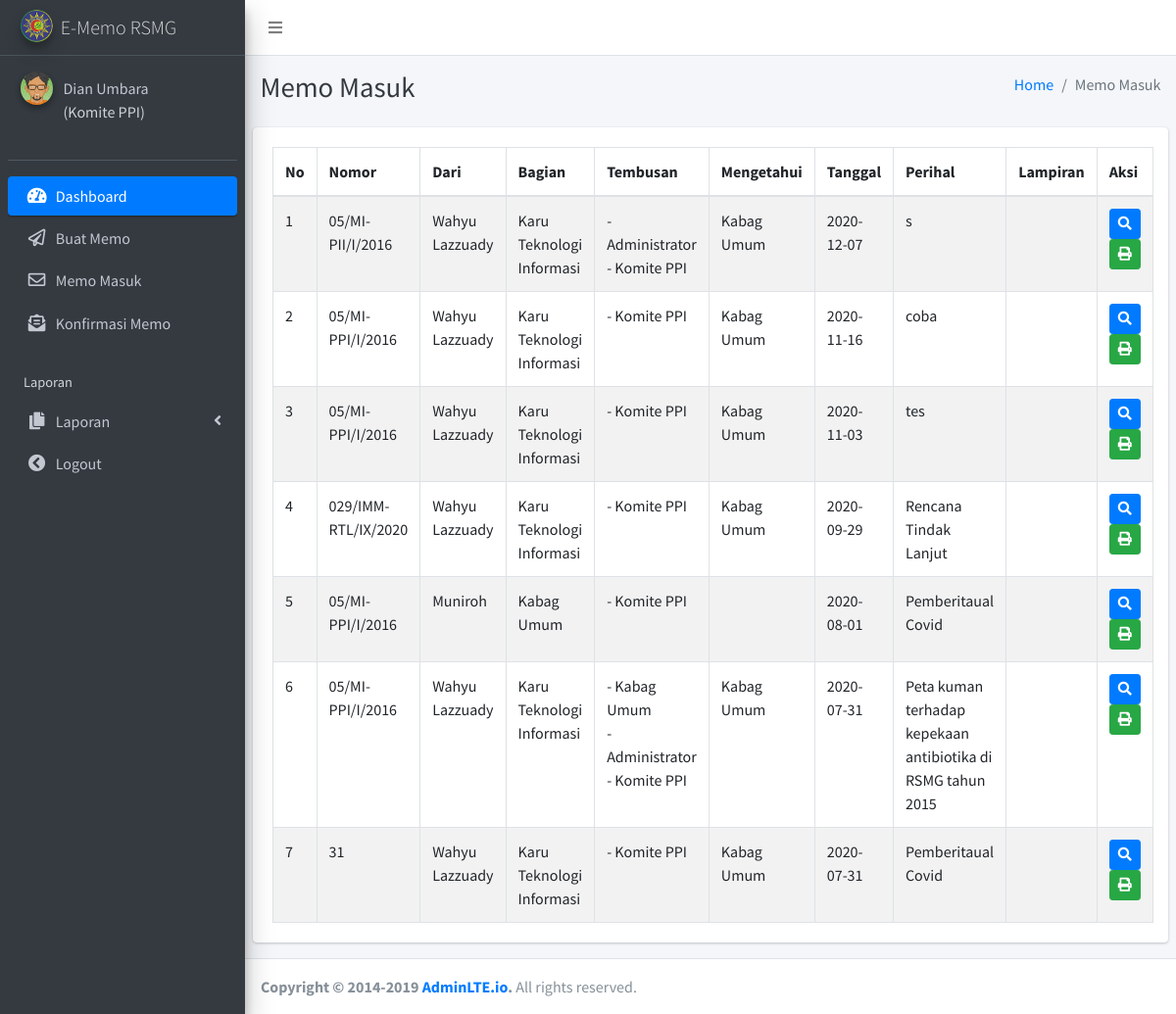
Page /list_memo_masuk.php (signed in) on the committed database.
### tables this page shows
CREATE TABLE `memo_masuk` (
  `kode_memo` varchar(255) NOT NULL,
  `no_memo` varchar(255) NOT NULL,
  `id_penerima` int(20) NOT NULL,
  `pengirim` int(20) NOT NULL,
  `id_jabatan` int(20) NOT NULL,
  `tanggal` date NOT NULL,
  `perihal` varchar(60) NOT NULL,
  `mengetahui` int(20) NOT NULL,
  `isi` text NOT NULL,
  `lampiran` varchar(255) NOT NULL,
  `status` enum('belum','sudah','tolak') NOT NULL
);

CREATE TABLE `pegawai` (
  `id_pegawai` int(11) NOT NULL,
  `nip` varchar(30) NOT NULL,
  `nama` varchar(30) NOT NULL,
  `id_jabatan` int(20) NOT NULL,
  `akses` varchar(30) NOT NULL,
  `username` varchar(50) NOT NULL,
  `password` varchar(255) NOT NULL,
  `qr_code` varchar(50) NOT NULL
);

CREATE TABLE `jabatan` (
  `id_jabatan` int(20) NOT NULL,
  `jabatan` varchar(30) NOT NULL
);

CREATE TABLE `detail_cc` (
  `id_detail` int(20) NOT NULL,
  `kode_memo` varchar(255) NOT NULL,
  `id_pegawai` int(11) NOT NULL
);

### list_memo_masuk.php (the view, shortened to what this page needs)
<!DOCTYPE html>
<html>
<head>
  <?php
    include'_partials/header.php';
  ?>
</head>
<body class="hold-transition sidebar-mini layout-fixed">
<div class="wrapper">
  <?php
    include'_partials/navbar.php';
  ?>
  <?php
    include'_partials/sidebar.php';
  ?>
  <div class="content-wrapper">
    <div class="content-header">
      <div class="container-fluid">
        <div class="row mb-2">
          <div class="col-sm-6">
            <h1 class="m-0 text-dark">Memo Masuk </h1>
          </div>
          <div class="col-sm-6">
            <ol class="breadcrumb float-sm-right">
              <li class="breadcrumb-item"><a href="#">Home</a></li>
              <li class="breadcrumb-item active">Memo Masuk</li>
            </ol>
          </div>
        </div>
      </div>
    </div>
    <section class="content">
      <div class="row">
        <div class="col-12">
          <div class="card">
            <div class="card-body">
              <table id="example1" class="table table-bordered table-striped">
                <thead>
                <tr>
                  <th>No</th>
                  <th>Nomor</th>
                  <th>Dari</th>
                  <th>Bagian</th>
                  <th>Tembusan</th>
                  <th>Mengetahui</th>
                  <th>Tanggal</th>
                  <th>Perihal</th>
                  <th>Lampiran</th>
                  <th>Aksi</th>
                </tr>
                </thead>
                <tbody>
                  <?php
                    include "koneksi2.php";
                      $no = 1;
                        $query_mysql = "SELECT mm.no_memo, mm.kode_memo, mm.id_penerima,mm.pengirim,mm.id_jabatan,
                        mm.mengetahui, mm.tanggal,  mm.perihal ,mm.lampiran , mm.status,jb.jabatan, dc.id_pegawai
                        FROM memo_masuk mm
                        INNER JOIN jabatan jb ON mm.id_jabatan = jb.id_jabatan
                        LEFT JOIN jabatan pgw ON mm.mengetahui = pgw.id_jabatan
                        LEFT JOIN detail_cc dc ON mm.kode_memo = dc.kode_memo
                        INNER JOIN jabatan pw ON mm.id_penerima = pw.id_jabatan
                        WHERE ( mm.status = 'sudah' and dc.id_pegawai= '$_SESSION[id_jabatan]')
                         OR( mm.status = 'sudah' AND mm.id_penerima  = '$_SESSION[id_jabatan]')
                       OR (mm.status = 'sudah' and mm.mengetahui= '$_SESSION[id_jabatan]')
                       GROUP BY dc.kode_memo ORDER BY mm.tanggal DESC
                      ";
                    $query_result = mysqli_query($host, $query_mysql) or die (mysqli_error($host));
                    while($data = mysqli_fetch_array($query_result)){
                  ?>
                <tr>
                  <td><?php echo $no++; ?></td>
                  <td><?php echo $data['no_memo']; ?></td>
                  <td>
                  <?php
                  $query_mysql2 = mysqli_query($host,"SELECT nama FROM pegawai
                  WHERE id_pegawai = '$data[pengirim]'") or die (mysqli_error($host));
                  while ($data_nama = mysqli_fetch_array($query_mysql2)) {
                    echo $data_nama['nama'];
                 }
                ?>
                  </td>
                  <td><?php echo $data['jabatan']; ?></td>
                  <td>
                  <?php
                  $sql_cc = mysqli_query($host,"SELECT * FROM detail_cc dg
                  INNER JOIN jabatan kk ON dg.id_pegawai = kk.id_jabatan
                  WHERE dg.kode_memo = '$data[kode_memo]' ") ;
                  while ($data_memo_masuk = mysqli_fetch_array($sql_cc)) {
                    echo "- ".$data_memo_masuk['jabatan']."</br>";
                  }
                  ?>
                  </td>
                  <td>
                  <?php
                  $query_mysql3 = mysqli_query($host,"SELECT * FROM memo_masuk
                  INNER JOIN jabatan ON memo_masuk.mengetahui = jabatan.id_jabatan
                   WHERE kode_memo = '$data[kode_memo]'") or die (mysqli_error($host));
                  while ($data_jbt = mysqli_fetch_array($query_mysql3)) {
                    echo $data_jbt['jabatan'];
                  }
                  ?>
                  </td>
                  <td> <?php echo $data['tanggal']; ?></td>
                  <td> <?php echo $data['perihal']; ?></td>
                  <td> <a href="download.php?filename=<?= $data['lampiran']; ?>"><?php echo  $data['lampiran']; ?></a></td>
                  <td style="text-align:center;">
                    <a href="#" style="color:white" class="btn btn-primary btn-sm"><i class="fas fa-search"></i></a>
                    <a href="layout_memo.php?kode_memo=<?php echo $data['kode_memo']; ?>" target="_blank"  style="color:white" class="btn btn-success btn-sm" title="Print"><i class="fas fa-print"></i></a>
                  </td>
                </tr>
                    <?php }?>
              </table>
            </div>
          </div>
        </div>
      </div>
    </section>
  </div>
  <?php
    include'_partials/footer.php';
  ?>
</div>
</body>
</html>

### rows in the picture
memo_masuk: no_memo "05/MI- PII/I/2016", id_jabatan.jabatan "Karu Teknologi Informasi", jabatan.jabatan "Kabag Umum", tanggal "2020-12-07", perihal "s"
pegawai: nama "Wahyu Lazzuady"
detail_cc: jabatan.jabatan "Administrator"
detail_cc: jabatan.jabatan "Komite PPI"
memo_masuk: no_memo "05/MI- PPI/I/2016", id_jabatan.jabatan "Karu Teknologi Informasi", jabatan.jabatan "Kabag Umum", tanggal "2020-11-16", perihal "coba"
detail_cc: jabatan.jabatan "Komite PPI"
memo_masuk: no_memo "05/MI- PPI/I/2016", id_jabatan.jabatan "Karu Teknologi Informasi", jabatan.jabatan "Kabag Umum", tanggal "2020-11-03", perihal "tes"
detail_cc: jabatan.jabatan "Komite PPI"
memo_masuk: no_memo "029/IMM-RTL/IX/2020", id_jabatan.jabatan "Karu Teknologi Informasi", jabatan.jabatan "Kabag Umum", tanggal "2020-09-29", perihal "Rencana Tindak Lanjut"
detail_cc: jabatan.jabatan "Komite PPI"
memo_masuk: no_memo "05/MI- PPI/I/2016", id_jabatan.jabatan "Kabag Umum", tanggal "2020-08-01", perihal "Pemberitaual Covid"
pegawai: nama "Muniroh"
detail_cc: jabatan.jabatan "Komite PPI"
memo_masuk: no_memo "05/MI- PPI/I/2016", id_jabatan.jabatan "Karu Teknologi Informasi", jabatan.jabatan "Kabag Umum", tanggal "2020-07-31", perihal "Peta kuman terhadap kepekaan antibiotika di RSMG tahun 2015"
detail_cc: jabatan.jabatan "Kabag Umum"
detail_cc: jabatan.jabatan "Administrator"
detail_cc: jabatan.jabatan "Komite PPI"
memo_masuk: no_memo "31", id_jabatan.jabatan "Karu Teknologi Informasi", jabatan.jabatan "Kabag Umum", tanggal "2020-07-31", perihal "Pemberitaual Covid"
detail_cc: jabatan.jabatan "Komite PPI"

### other values in the picture
$_SESSION['user_login'] "Dian Umbara"
$_SESSION['nama_jabatan'] "Komite PPI"
